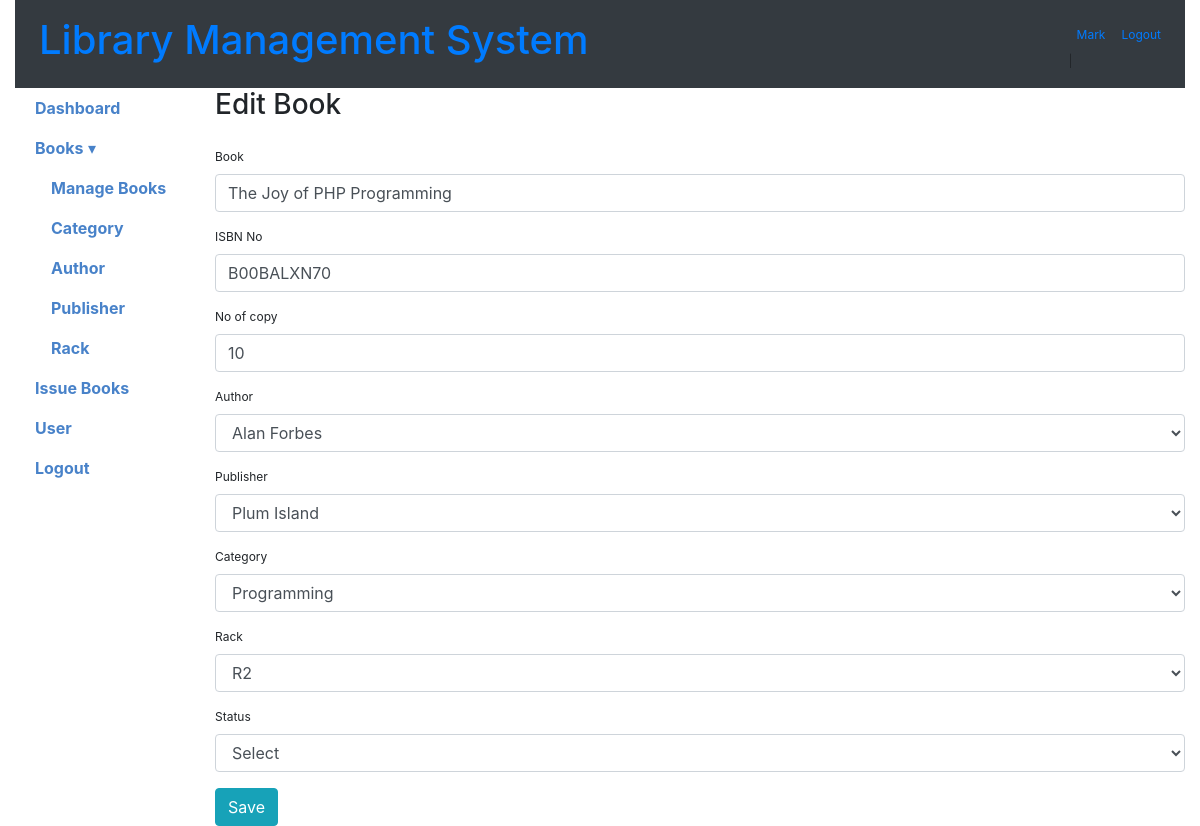
Screenshot of /edit_book?bookid=1 (signed in) with the database file from the repository.
### tables this page shows
CREATE TABLE book (
  bookid INTEGER NOT NULL PRIMARY KEY AUTOINCREMENT,
  categoryid INTEGER NOT NULL,
  authorid INTEGER NOT NULL,
  rackid INTEGER NOT NULL,
  name TEXT NOT NULL,
  picture TEXT NOT NULL,
  publisherid INTEGER NOT NULL,
  isbn TEXT NOT NULL,
  no_of_copy INTEGER NOT NULL,
  status TEXT CHECK(status IN ('Enable', 'Disable')) NOT NULL,
  added_on TEXT NOT NULL DEFAULT (datetime('now')),
  updated_on TEXT NOT NULL DEFAULT (datetime('now'))
);

CREATE TABLE author (
  authorid INTEGER NOT NULL PRIMARY KEY AUTOINCREMENT,
  name TEXT NOT NULL,
  status TEXT CHECK(status IN ('Enable', 'Disable')) NOT NULL
);

CREATE TABLE publisher (
  publisherid INTEGER NOT NULL PRIMARY KEY AUTOINCREMENT,
  name TEXT NOT NULL,
  status TEXT CHECK(status IN ('Enable', 'Disable')) NOT NULL
);

CREATE TABLE category (
  categoryid INTEGER NOT NULL PRIMARY KEY AUTOINCREMENT,
  name TEXT NOT NULL,
  status TEXT CHECK(status IN ('Enable', 'Disable')) NOT NULL
);

CREATE TABLE rack (
  rackid INTEGER NOT NULL PRIMARY KEY AUTOINCREMENT,
  name TEXT NOT NULL,
  status TEXT CHECK(status IN ('Enable', 'Disable')) NOT NULL DEFAULT 'Enable'
);

### app.py (the view)
@app.route("/edit_book", methods=['GET', 'POST'])
def edit_book():
    msg = ''
    if 'loggedin' in session:
        editBookId = request.args.get('bookid')
        conn = get_db_connection()
        cursor = conn.cursor()
        cursor.execute('SELECT book.bookid, book.picture, book.name, book.status, book.isbn, book.no_of_copy, book.updated_on, book.authorid, book.categoryid, book.rackid, book.publisherid, author.name AS author_name, category.name AS category_name, rack.name AS rack_name, publisher.name AS publisher_name FROM book LEFT JOIN author ON author.authorid = book.authorid LEFT JOIN category ON category.categoryid = book.categoryid LEFT JOIN rack ON rack.rackid = book.rackid LEFT JOIN publisher ON publisher.publisherid = book.publisherid WHERE book.bookid = ?', (editBookId,))
        books = cursor.fetchall()
        cursor.execute("SELECT authorid, name FROM author")
        authors = cursor.fetchall()
        cursor.execute("SELECT publisherid, name FROM publisher")
        publishers = cursor.fetchall()
        cursor.execute("SELECT categoryid, name FROM category")
        categories = cursor.fetchall()
        cursor.execute("SELECT rackid, name FROM rack")
        racks = cursor.fetchall()
        conn.close()
        return render_template("edit_books.html", books=books, authors=authors, publishers=publishers, categories=categories, racks=racks)
    return redirect(url_for('login'))

### app.py (called while the page is built)
def get_db_connection():
    conn = sqlite3.connect('library-system.db')
    conn.row_factory = sqlite3.Row
    return conn

### templates/edit_books.html (shortened to what this page needs)
{% include 'header.html' %}
<body>
  <div class="container-fluid" id="main">
	{% include 'top_menus.html' %}
    <div class="row row-offcanvas row-offcanvas-left">
	  {% include 'left_menus.html' %}
      <div class="col-md-9 col-lg-10 main">
		<h3>Edit Book</h3>
		<br>
        {% for book in books %}
        <form method="post" id="bookForm" action="{{ url_for('save_book')}}">
            <div class="">
                <div class="">
                    <div class="form-group">
                        <label for="book" class="control-label">Book</label>
                        <input type="text" name="name" id="name" autocomplete="off" class="form-control" placeholder="book name" value="{{book.name}}"/>
                    </div>
                    <div class="form-group">
                        <label for="book" class="control-label">ISBN No</label>
                        <input type="text" name="isbn" id="isbn" autocomplete="off" class="form-control" placeholder="isbn name" value="{{book.isbn}}"/>
                    </div>
                    <div class="form-group">
                        <label for="book" class="control-label">No of copy</label>
                        <input type="number" name="no_of_copy" id="no_of_copy" autocomplete="off" class="form-control" placeholder="No of copy" value="{{book.no_of_copy}}"/>
                    </div>
                    <div class="form-group">
                        <label for="author" class="control-label">Author</label>
                        <select name="author" id="author" class="form-control">
                            {% for author in authors %}
                                <option value="{{author.authorid}}" {% if book.authorid == author.authorid %}selected="selected" {% endif %}>{{author.name}}</option>
                            {% endfor %}
                        </select>
                    </div>
                    <div class="form-group">
                        <label for="publisher" class="control-label">Publisher</label>
                        <select name="publisher" id="publisher" class="form-control">
                            {% for publisher in publishers %}
                                <option value="{{publisher.publisherid}}" {% if book.publisherid == publisher.publisherid %}selected="selected" {% endif %}>{{publisher.name}}</option>
                            {% endfor %}
                        </select>
                    </div>
                    <div class="form-group">
                        <label for="category" class="control-label">Category</label>
                        <select name="category" id="category" class="form-control">
                            {% for category in categories %}
                                <option value="{{category.categoryid}}"  {% if book.categoryid == category.categoryid %}selected="selected" {% endif %}>{{category.name}}</option>
                            {% endfor %}
                        </select>
                    </div>
                    <div class="form-group">
                        <label for="rack" class="control-label">Rack</label>
                        <select name="rack" id="rack" class="form-control">
                            {% for rack in racks %}
                                <option value="{{rack.rackid}}" {% if book.rackid == rack.rackid %}selected="selected" {% endif %}>{{rack.name}}</option>
                            {% endfor %}
                        </select>
                    </div>
                    <div class="form-group">
                        <label for="status" class="control-label">Status</label>
                        <select class="form-control" id="status" name="status"/>
                            <option value="">Select</option>
                    </div>
                </div>
                <div class="">
                    <input type="submit" name="save" id="save" class="btn btn-info" value="Save" />
                </div>
            </div>
        </form>
        {% endfor %}
    </div>
       </div>
      </div>
  </body>
</html>

### static/style/dashboard.css (style rules this page uses)
body { font-size:12px; }

### rows the page displays
book: name "The Joy of PHP Programming", isbn "B00BALXN70", no_of_copy "10", author "Alan Forbes", publisher "Plum Island", category "Programming", rack "R2"

### other values shown
{{ session.name }} "Mark"
